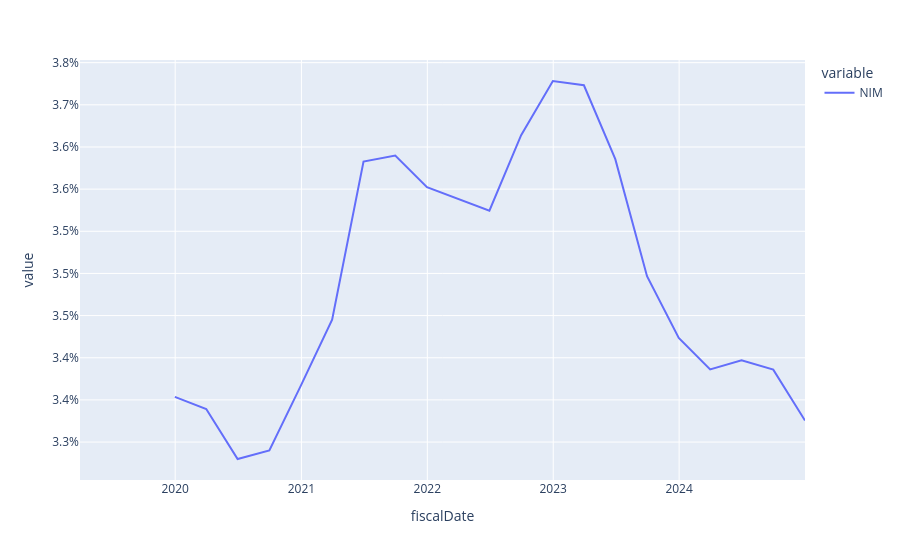

Here is the notebook cell this chart was saved with:
### Code cell
fig_7 = px.line(Banking_groupby["NIM"])
fig_7.update_layout(
    yaxis_tickformat=".1%"  
)
